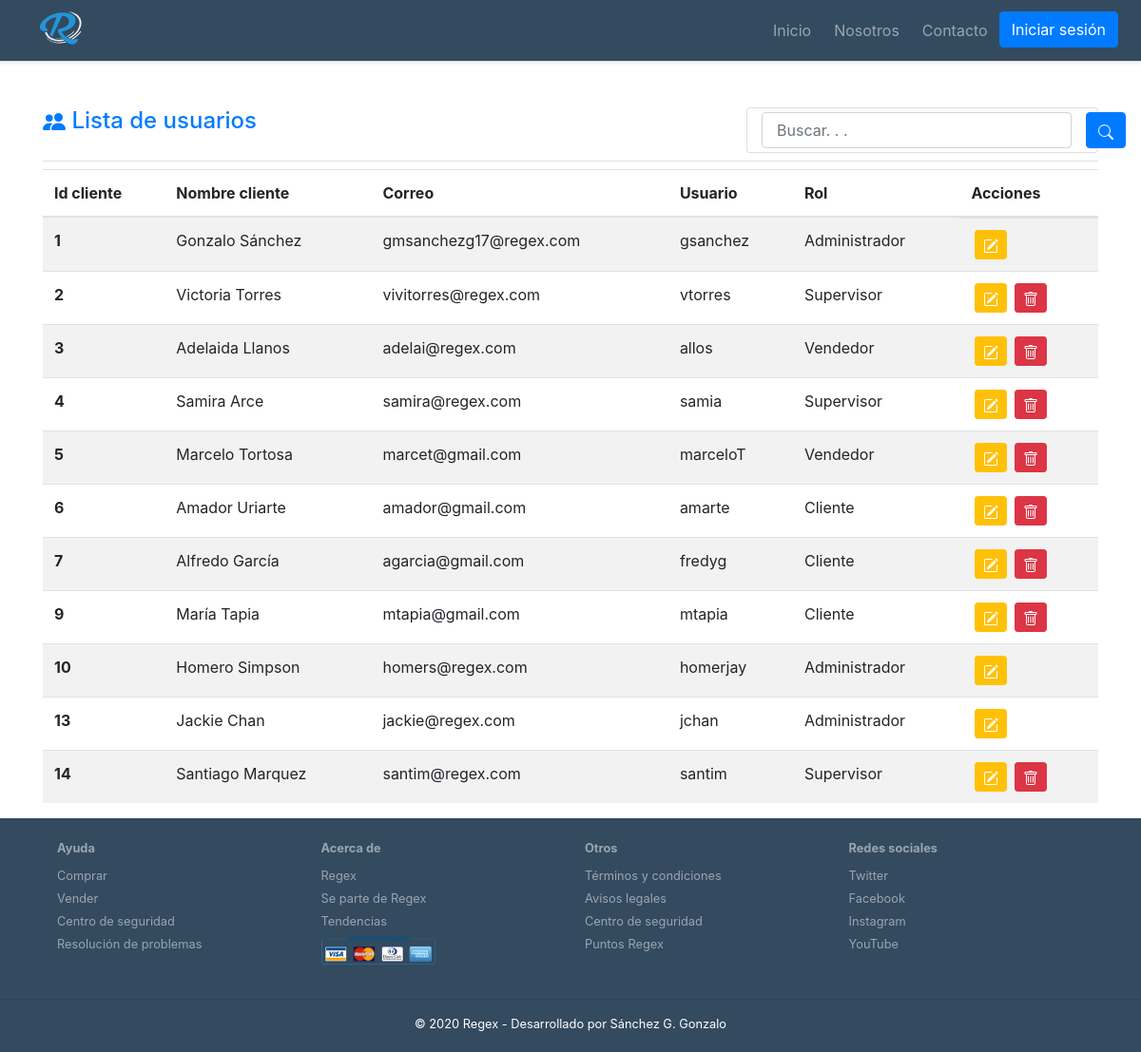
The page /usuarios_listado.php on the database its author committed.
### tables this page shows
CREATE TABLE `usuarios` (
  `id_usuario` int(11) NOT NULL,
  `nombre` varchar(65) NOT NULL,
  `correo` varchar(100) NOT NULL,
  `usuario` varchar(45) NOT NULL,
  `contrasena` varchar(14) NOT NULL,
  `rol` int(1) NOT NULL
);

### class/DB.php (called while the page is built, shortened)
<?php
class DB
{
    static private $db;
    static function getConnection()
    {
        if (!isset(self::$db)) {
            try {
                self::$db = new PDO(
                    self::DSN,
                    self::USER,
                    self::PASSWORD,
                    [PDO::MYSQL_ATTR_INIT_COMMAND => 'SET NAMES ' . self::CHARSET]
                );
            } catch (Exception $e) {
                echo $e->getMessage();
            }
        }
        return self::$db;
    }
    static function getStatement($sql)
    {
        return self::getConnection()->prepare($sql);
    }
}

### class/Usuario.php (called while the page is built, shortened)
<?php
require_once 'DB.php';
class Usuario
{
    static public function getAllUsers(){
            $stmt = DB::getStatement('SELECT * FROM usuarios');
            $stmt->execute();
        return $stmt->fetchAll(PDO::FETCH_CLASS,'Usuario');
    }
}

### usuarios_listado.php (the view, shortened to what this page needs)
<?php
require_once './class/Usuario.php';
require './require/header.php';
require_once 'funciones.php';
?>
<main role="main" class="mt5">
    <div class="mt-5">
        <div class="container mt-2">
            <div class="border-bottom mb-2 d-flex justify-content-between">
                <h4 class="text-primary">
                    Lista de usuarios
                </h4>
                <div class="card flex-row col-md-4 align-items-center mb-2">
                    <form class="flex-row form-check-inline align-items-center">
                        <input type="text" name="search" class="form-control my-1 col-12" id="inlineFormInput" placeholder="Buscar. . .">
                        <div class="col-auto">
                            <button type="submit" class="btn btn-primary my-1">
                            </button>
                        </div>
                    </form>
                </div>
            </div>
            <?php
            $getSearch = isset($_GET['search']) ? '%' . $_GET['search'] . '%' : '';
            if(!isset($_GET['search'])){
                $users = Usuario::getAllUsers();
            }else{
                $users = Usuario::searchUser($getSearch);
            }
            if($users){
            ?>
            <table class="table table-striped">
                <thead>
                <tr>
                    <th scope="col">Id cliente</th>
                    <th scope="col">Nombre cliente</th>
                    <th scope="col">Correo</th>
                    <th scope="col">Usuario</th>
                    <th scope="col">Rol</th>
                    <th scope="col">Acciones</th>
                </tr>
                </thead>
                <tbody>
                <?php
                foreach($users as $user){
                    switch ($user->rol){
                        case 1:
                            $rol = 'Administrador';
                            break;
                        case 2:
                            $rol = 'Supervisor';
                            break;
                        case 3:
                            $rol = 'Vendedor';
                            break;
                        case 4:
                            $rol = 'Cliente';
                            break;
                    }
                ?>
                    <tr>
                        <th scope="row"><?= $user->id_usuario ?></th>
                        <td><?= $user->nombre ?></td>
                        <td><?= $user->correo ?></td>
                        <td><?= $user->usuario ?></td>
                        <td><?= $rol ?></td>
                        <td class="text-center d-flex">
                            <button class="btn btn-sm btn-warning mx-1" type="button">
                                <a href="usuario_editar.php?id_usuario=<?= $user->id_usuario ?>">
                                </a>
                            </button>
                            <?php
                            if($user->rol != 1){
                            ?>
                            <button class="btn btn-sm btn-danger mx-1" type="button">
                                <a onclick="return confirm('¿Estas seguro de querer eliminar el usuario :  <?= $user->nombre ?>?');"
                                   href="borrar_usuario.php?id_usuario=<?= $user->id_usuario ?>">
                                </a>
                            </button>
                                <?php
                            }
                                ?>
                        </td>
                    </tr>
                <?php
                  }
                ?>
                </tbody>
            </table>
            <?php
            }
            ?>
        </div>
    </div>
</main>
<?php
require './require/footer.php';

### css/regex-estilos.css (style rules this page uses)
:root { --dark-blue : #334A5F; --lblue : #2295D7; --slate-white : #F0F1F2; }

### rows shown on the page
usuarios: id_usuario "1", nombre "Gonzalo Sánchez", correo "gmsanchezg17@regex.com", usuario "gsanchez", rol "Administrador"
usuarios: id_usuario "2", nombre "Victoria Torres", correo "vivitorres@regex.com", usuario "vtorres", rol "Supervisor"
usuarios: id_usuario "3", nombre "Adelaida Llanos", correo "adelai@regex.com", usuario "allos", rol "Vendedor"
usuarios: id_usuario "4", nombre "Samira Arce", correo "samira@regex.com", usuario "samia", rol "Supervisor"
usuarios: id_usuario "5", nombre "Marcelo Tortosa", correo "marcet@gmail.com", usuario "marceloT", rol "Vendedor"
usuarios: id_usuario "6", nombre "Amador Uriarte", correo "amador@gmail.com", usuario "amarte", rol "Cliente"
usuarios: id_usuario "7", nombre "Alfredo García", correo "agarcia@gmail.com", usuario "fredyg", rol "Cliente"
usuarios: id_usuario "9", nombre "María Tapia", correo "mtapia@gmail.com", usuario "mtapia", rol "Cliente"
usuarios: id_usuario "10", nombre "Homero Simpson", correo "homers@regex.com", usuario "homerjay", rol "Administrador"
usuarios: id_usuario "13", nombre "Jackie Chan", correo "jackie@regex.com", usuario "jchan", rol "Administrador"
usuarios: id_usuario "14", nombre "Santiago Marquez", correo "santim@regex.com", usuario "santim", rol "Supervisor"
